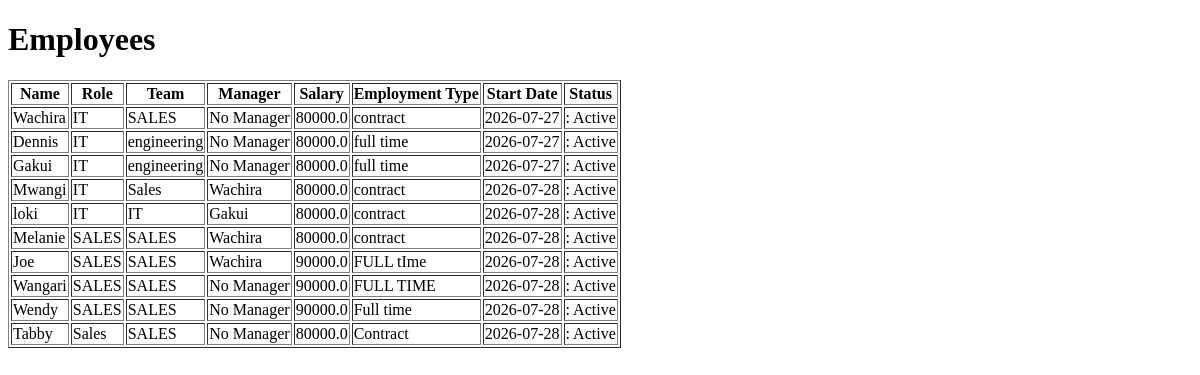
Page /employees on the earlier database version.
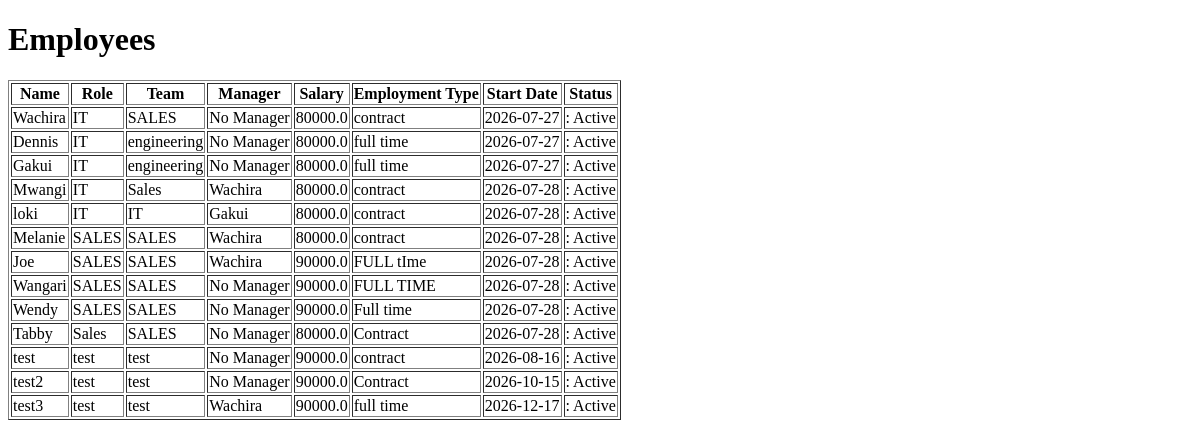
Same page on the later database version.
### models/employees.py (models this page shows)
class Employee(db.Model):
    __tablename__ = "employees"
    id = db.Column(db.Integer, primary_key=True)
    name = db.Column(db.String(100), nullable=False)
    role = db.Column(db.String(100), nullable=False)
    team = db.Column(db.String(100), nullable=False)
    salary = db.Column(db.Float, nullable=False)
    employment_type = db.Column(db.String(50), nullable=False)
    leave_balance = db.Column(
    db.Integer,
    nullable=False,
    default=21
)
    start_date = db.Column(db.Date, nullable=False)
    manager_id = db.Column(
    db.Integer,
    db.ForeignKey("employees.id"),
    nullable=True
)
    manager = relationship(
        "Employee",
        remote_side=[id],
        backref="subordinates"
    )
    is_active = db.Column(db.Boolean, default=True)

### routes/employee_routes.py (the view)
@employee_bp.route("/employees")
def list_employees():
    employees = Employee.query.all()
    return render_template("employees.html", employees=employees)

### templates/employees.html (shortened to what this page needs)
<!DOCTYPE html>
<html>
<head>
</head>
<body>
<h1>Employees</h1>
{% if employees %}
<table border="1">
    <tr>
        <th>Name</th>
        <th>Role</th>
        <th>Team</th>
        <th>Manager</th>
        <th>Salary</th>
        <th>Employment Type</th>
        <th>Start Date</th>
        <th>Status</th>
    </tr>
    {% for employee in employees %}
    <tr>
        <td>{{ employee.name }}</td>
        <td>{{ employee.role }}</td>
        <td>{{ employee.team }}</td>
        <td>
            {% if employee.manager %}
                {{ employee.manager.name }}
            {% else %}
                No Manager
            {% endif %}
        </td>
        <td>{{ employee.salary }}</td>
        <td>{{ employee.employment_type }}</td>
        <td>{{ employee.start_date }}</td>
        <td>
            {%if employee.is_active%}:
                Active
            {%else%}
                Inactive
            {%endif%}
        </td>
    </tr>
    {% endfor %}
</table>
{% else %}
<p>No employees found.</p>
{% endif %}
</body>
</html>

Differences in the rows shown:
added Employee: name "test", role "test", team "test", shows "No Manager", salary "90000.0", employment_type "contract", start_date "2026-08-16", is_active ": Active"
added Employee: name "test2", role "test", team "test", shows "No Manager", salary "90000.0", employment_type "Contract", start_date "2026-10-15", is_active ": Active"
added Employee: name "test3", role "test", team "test", manager.name "Wachira", salary "90000.0", employment_type "full time", start_date "2026-12-17", is_active ": Active"
